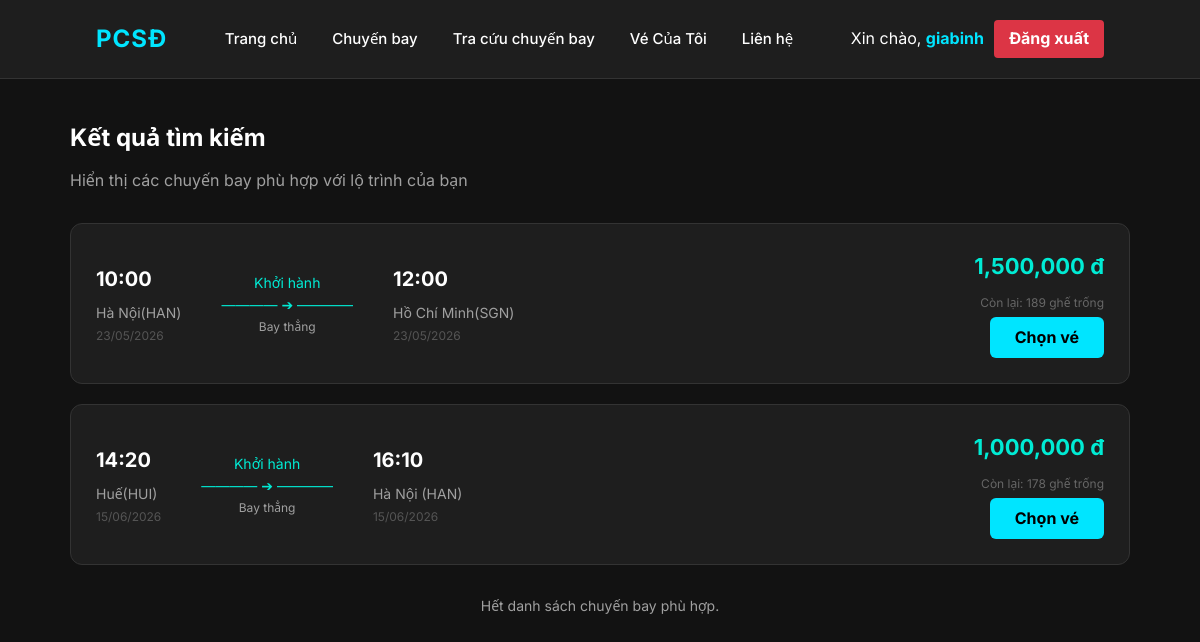
/search (signed in), run on the app's committed database.
### app.py (models this page shows)
class ChuyenBay(db.Model):
    maChuyenBay = db.Column(db.String(20), primary_key=True)
    maMayBay = db.Column(db.String(20), db.ForeignKey('may_bay.maMayBay'), nullable=False)
    sanBayDi = db.Column(db.String(50), nullable=False)
    sanBayDen = db.Column(db.String(50), nullable=False)
    ngayGioDi = db.Column(db.DateTime, nullable=False)
    ngayGioDen = db.Column(db.DateTime, nullable=False)
    giaVe = db.Column(db.Float, nullable=False)
    soGheTrong = db.Column(db.Integer, nullable=False)
    may_bay = db.relationship('MayBay', backref=db.backref('chuyen_bay', lazy=True))

### app.py (the view)
@app.route('/search', methods=['GET'])
def web_search():
    san_bay_di = request.args.get('sanBayDi')
    san_bay_den = request.args.get('sanBayDen')
    ngay_gio_di = request.args.get('ngayGioDi')
    query = ChuyenBay.query
    if san_bay_di: query = query.filter(ChuyenBay.sanBayDi.like(f"%{san_bay_di}%"))
    if san_bay_den: query = query.filter(ChuyenBay.sanBayDen.like(f"%{san_bay_den}%"))
    chuyen_bays = query.all()
    ket_qua_loc = []
    for cb in chuyen_bays:
        if ngay_gio_di and cb.ngayGioDi.strftime('%Y-%m-%d') != ngay_gio_di: continue
        ket_qua_loc.append(cb)
    return render_template('search_results.html', chuyen_bays=ket_qua_loc)

### templates/search_results.html (shortened to what this page needs)
{% extends 'base.html' %}
{% block content %}
<div style="max-width: 1100px; margin: 40px auto; padding: 0 20px">
    <h2 style="font-size: 24px; margin-bottom: 10px; color: #fff;">Kết quả tìm kiếm</h2>
    <p style="color: var(--text-sub, #aaa); margin-bottom: 30px;">
        Hiển thị các chuyến bay phù hợp với lộ trình của bạn
    </p>
    {% for cb in chuyen_bays %}
    <div style="background-color: var(--bg-card, #1a1a1a); border: 1px solid var(--border-color, #2a2a2a); border-radius: 12px; padding: 25px; display: flex; justify-content: space-between; align-items: center; margin-bottom: 20px;">
        <div style="display: flex; gap: 40px; align-items: center;">
            <div>
                <h3 style="font-size: 20px; color: var(--text-main, #fff); margin: 0 0 5px 0;">{{ cb.ngayGioDi.strftime('%H:%M') }}</h3>
                <span style="color: var(--text-sub, #aaa); font-size: 14px;">{{ cb.sanBayDi }}</span>
                <div style="color: #555; font-size: 12px;">{{ cb.ngayGioDi.strftime('%d/%m/%Y') }}</div>
            </div>
            <div style="color: var(--accent-color, #00e5ff); font-size: 14px; text-align: center;">
                <div>Khởi hành</div>
                <div>———— ➔ ————</div>
                <div style="color: var(--text-sub, #aaa); font-size: 12px;">Bay thẳng</div>
            </div>
            <div>
                <h3 style="font-size: 20px; color: var(--text-main, #fff); margin: 0 0 5px 0;">{{ cb.ngayGioDen.strftime('%H:%M') }}</h3>
                <span style="color: var(--text-sub, #aaa); font-size: 14px;">{{ cb.sanBayDen }}</span>
                <div style="color: #555; font-size: 12px;">{{ cb.ngayGioDen.strftime('%d/%m/%Y') }}</div>
            </div>
        </div>
        <div style="text-align: right;">
            <div style="color: var(--accent-color, #ff4d4d); font-size: 22px; font-weight: 700; margin-bottom: 8px;">
                {{ "{:,.0f}".format(cb.giaVe) }} đ
            </div>
            <p style="color: #666; margin: 0 0 5px 0; font-size: 12px;">Còn lại: {{ cb.soGheTrong }} ghế trống</p>
            <a href="{% if session.get('user_id') %}/dat-ve?id={{ cb.maChuyenBay }}{% else %}/login{% endif %}" class="btn-register" style="padding: 8px 25px; text-decoration: none; display: inline-block; background-color: #00e5ff; color: #000; font-weight: bold; border-radius: 6px;">Chọn vé</a>
        </div>
    </div>
    {% endfor %}
    <p style="text-align: center; color: var(--text-sub, #555); margin-top: 30px; font-size: 14px;">
        Hết danh sách chuyến bay phù hợp.
    </p>
</div>
{% endblock %}

### css/style.css (style rules this page uses)
* { margin: 0; padding: 0; box-sizing: border-box; font-family: "Inter", "Segoe UI", Roboto, sans-serif; }
:root { --bg-body: #121212; --bg-card: #1e1e1e; --bg-input: #252525; --text-main: #ffffff; --text-sub: #a0a0a0; --accent-color: #00ebd4; --border-color: #333333; }
body { background-color: var(--bg-body); color: var(--text-main); line-height: 1.6; overflow-x: hidden; }
.btn-register { color: #ffffff; background-color: transparent; text-decoration: none; }

### templates/base.html (style rules this page uses)
*, input, select, textarea, button, .form-group, .form-group input, .auth-box input, .search-form input { -webkit-tap-highlight-color: transparent !important; }

### data on the page
ChuyenBay: ngayGioDi "10:00", sanBayDi "Hà Nội(HAN)", ngayGioDi "23/05/2026", ngayGioDen "12:00", sanBayDen "Hồ Chí Minh(SGN)", ngayGioDen "23/05/2026", giaVe "1,500,000", soGheTrong "189"
ChuyenBay: ngayGioDi "14:20", sanBayDi "Huế(HUI)", ngayGioDi "15/06/2026", ngayGioDen "16:10", sanBayDen "Hà Nội (HAN)", ngayGioDen "15/06/2026", giaVe "1,000,000", soGheTrong "178"

### other printed values
{{ session.get('hoTen') }} "giabinh"
